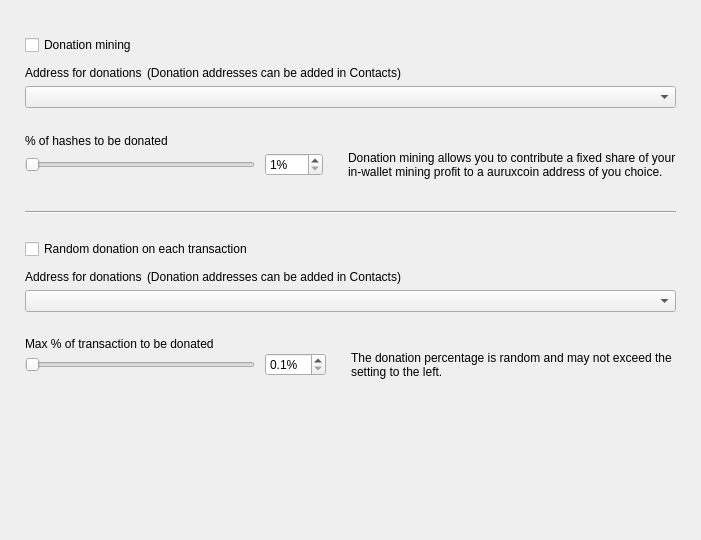
<?xml version="1.0" encoding="UTF-8"?>
<ui version="4.0">
 <class>DonationOptionsFrame</class>
 <widget class="QFrame" name="DonationOptionsFrame">
  <property name="geometry">
   <rect>
    <x>0</x>
    <y>0</y>
    <width>701</width>
    <height>540</height>
   </rect>
  </property>
  <property name="windowTitle">
   <string>Frame</string>
  </property>
  <property name="frameShape">
   <enum>QFrame::NoFrame</enum>
  </property>
  <property name="frameShadow">
   <enum>QFrame::Raised</enum>
  </property>
  <layout class="QVBoxLayout" name="verticalLayout">
   <property name="spacing">
    <number>10</number>
   </property>
   <property name="leftMargin">
    <number>25</number>
   </property>
   <property name="topMargin">
    <number>35</number>
   </property>
   <property name="rightMargin">
    <number>25</number>
   </property>
   <property name="bottomMargin">
    <number>0</number>
   </property>
   <item>
    <widget class="QCheckBox" name="m_enableDonationMiningCheck">
     <property name="text">
      <string>Donation mining</string>
     </property>
    </widget>
   </item>
   <item>
    <widget class="QFrame" name="m_donationMiningFrame">
     <property name="frameShape">
      <enum>QFrame::NoFrame</enum>
     </property>
     <property name="frameShadow">
      <enum>QFrame::Raised</enum>
     </property>
     <layout class="QGridLayout" name="gridLayout" columnstretch="1,0,0,1">
      <property name="leftMargin">
       <number>0</number>
      </property>
      <property name="topMargin">
       <number>0</number>
      </property>
      <property name="rightMargin">
       <number>0</number>
      </property>
      <property name="bottomMargin">
       <number>0</number>
      </property>
      <property name="horizontalSpacing">
       <number>10</number>
      </property>
      <property name="verticalSpacing">
       <number>0</number>
      </property>
      <item row="2" column="0" colspan="4">
       <widget class="QComboBox" name="m_donationMiningAddressCombo"/>
      </item>
      <item row="3" column="0" colspan="4">
       <spacer name="verticalSpacer_2">
        <property name="orientation">
         <enum>Qt::Vertical</enum>
        </property>
        <property name="sizeType">
         <enum>QSizePolicy::Fixed</enum>
        </property>
        <property name="sizeHint" stdset="0">
         <size>
          <width>20</width>
          <height>25</height>
         </size>
        </property>
       </spacer>
      </item>
      <item row="4" column="0" colspan="4">
       <widget class="WalletGui::WalletNormalBlackTextLabel" name="label_2">
        <property name="minimumSize">
         <size>
          <width>0</width>
          <height>16</height>
         </size>
        </property>
        <property name="text">
         <string>% of hashes to be donated</string>
        </property>
        <property name="indent">
         <number>0</number>
        </property>
       </widget>
      </item>
      <item row="5" column="1">
       <widget class="QSpinBox" name="m_donationMiningAmountSpin">
        <property name="suffix">
         <string>%</string>
        </property>
        <property name="minimum">
         <number>1</number>
        </property>
        <property name="maximum">
         <number>100</number>
        </property>
       </widget>
      </item>
      <item row="5" column="0">
       <widget class="QSlider" name="m_donationMiningAmountSlider">
        <property name="maximumSize">
         <size>
          <width>230</width>
          <height>16777215</height>
         </size>
        </property>
        <property name="minimum">
         <number>1</number>
        </property>
        <property name="maximum">
         <number>100</number>
        </property>
        <property name="orientation">
         <enum>Qt::Horizontal</enum>
        </property>
       </widget>
      </item>
      <item row="5" column="2">
       <spacer name="horizontalSpacer">
        <property name="orientation">
         <enum>Qt::Horizontal</enum>
        </property>
        <property name="sizeType">
         <enum>QSizePolicy::Fixed</enum>
        </property>
        <property name="sizeHint" stdset="0">
         <size>
          <width>5</width>
          <height>20</height>
         </size>
        </property>
       </spacer>
      </item>
      <item row="5" column="3" alignment="Qt::AlignVCenter">
       <widget class="WalletGui::WalletSmallGrayTextLabel" name="m_donationMiningCommentLabel">
        <property name="minimumSize">
         <size>
          <width>0</width>
          <height>32</height>
         </size>
        </property>
        <property name="text">
         <string>Donation mining allows you to contribute a fixed share of your in-wallet mining profit to a auruxcoin address of you choice.</string>
        </property>
        <property name="wordWrap">
         <bool>true</bool>
        </property>
        <property name="indent">
         <number>0</number>
        </property>
       </widget>
      </item>
      <item row="1" column="0" colspan="4">
       <spacer name="verticalSpacer_6">
        <property name="orientation">
         <enum>Qt::Vertical</enum>
        </property>
        <property name="sizeType">
         <enum>QSizePolicy::Fixed</enum>
        </property>
        <property name="sizeHint" stdset="0">
         <size>
          <width>20</width>
          <height>5</height>
         </size>
        </property>
       </spacer>
      </item>
      <item row="0" column="0" colspan="4">
       <layout class="QHBoxLayout" name="horizontalLayout" stretch="0,1">
        <property name="spacing">
         <number>5</number>
        </property>
        <property name="leftMargin">
         <number>0</number>
        </property>
        <item>
         <widget class="WalletGui::WalletNormalBlackTextLabel" name="label">
          <property name="minimumSize">
           <size>
            <width>0</width>
            <height>16</height>
           </size>
          </property>
          <property name="text">
           <string>Address for donations</string>
          </property>
          <property name="indent">
           <number>0</number>
          </property>
         </widget>
        </item>
        <item>
         <widget class="WalletGui::WalletSmallGrayTextLabel" name="label_5">
          <property name="text">
           <string>(Donation addresses can be added in Contacts)</string>
          </property>
         </widget>
        </item>
       </layout>
      </item>
     </layout>
    </widget>
   </item>
   <item>
    <spacer name="verticalSpacer_3">
     <property name="orientation">
      <enum>Qt::Vertical</enum>
     </property>
     <property name="sizeType">
      <enum>QSizePolicy::Fixed</enum>
     </property>
     <property name="sizeHint" stdset="0">
      <size>
       <width>20</width>
       <height>20</height>
      </size>
     </property>
    </spacer>
   </item>
   <item>
    <widget class="Line" name="line">
     <property name="frameShadow">
      <enum>QFrame::Sunken</enum>
     </property>
     <property name="orientation">
      <enum>Qt::Horizontal</enum>
     </property>
    </widget>
   </item>
   <item>
    <spacer name="verticalSpacer_4">
     <property name="orientation">
      <enum>Qt::Vertical</enum>
     </property>
     <property name="sizeType">
      <enum>QSizePolicy::Fixed</enum>
     </property>
     <property name="sizeHint" stdset="0">
      <size>
       <width>20</width>
       <height>15</height>
      </size>
     </property>
    </spacer>
   </item>
   <item>
    <widget class="QCheckBox" name="m_enableDonationChangeCheck">
     <property name="text">
      <string>Random donation on each transaction</string>
     </property>
    </widget>
   </item>
   <item>
    <widget class="QFrame" name="m_donationChangeFrame">
     <property name="frameShape">
      <enum>QFrame::NoFrame</enum>
     </property>
     <property name="frameShadow">
      <enum>QFrame::Raised</enum>
     </property>
     <layout class="QGridLayout" name="gridLayout_2" columnstretch="1,0,0,1">
      <property name="leftMargin">
       <number>0</number>
      </property>
      <property name="topMargin">
       <number>0</number>
      </property>
      <property name="rightMargin">
       <number>0</number>
      </property>
      <property name="bottomMargin">
       <number>0</number>
      </property>
      <property name="horizontalSpacing">
       <number>10</number>
      </property>
      <property name="verticalSpacing">
       <number>0</number>
      </property>
      <item row="3" column="0" colspan="4">
       <spacer name="verticalSpacer_5">
        <property name="orientation">
         <enum>Qt::Vertical</enum>
        </property>
        <property name="sizeType">
         <enum>QSizePolicy::Fixed</enum>
        </property>
        <property name="sizeHint" stdset="0">
         <size>
          <width>20</width>
          <height>25</height>
         </size>
        </property>
       </spacer>
      </item>
      <item row="4" column="0" colspan="4">
       <widget class="WalletGui::WalletNormalBlackTextLabel" name="label_3">
        <property name="text">
         <string>Max % of transaction to be donated</string>
        </property>
        <property name="indent">
         <number>0</number>
        </property>
       </widget>
      </item>
      <item row="5" column="0">
       <widget class="QSlider" name="m_donationChangeAmountSlider">
        <property name="maximumSize">
         <size>
          <width>230</width>
          <height>16777215</height>
         </size>
        </property>
        <property name="minimum">
         <number>1</number>
        </property>
        <property name="maximum">
         <number>100</number>
        </property>
        <property name="orientation">
         <enum>Qt::Horizontal</enum>
        </property>
       </widget>
      </item>
      <item row="2" column="0" colspan="4">
       <widget class="QComboBox" name="m_donationChangeAddressCombo"/>
      </item>
      <item row="5" column="3" alignment="Qt::AlignVCenter">
       <widget class="WalletGui::WalletSmallGrayTextLabel" name="m_donationChangeCommentLabel">
        <property name="text">
         <string>The donation percentage is random and may not exceed the setting to the left.</string>
        </property>
        <property name="wordWrap">
         <bool>true</bool>
        </property>
        <property name="indent">
         <number>0</number>
        </property>
       </widget>
      </item>
      <item row="5" column="1">
       <widget class="QDoubleSpinBox" name="m_donationChangeAmountSpin">
        <property name="suffix">
         <string>%</string>
        </property>
        <property name="decimals">
         <number>1</number>
        </property>
        <property name="minimum">
         <double>0.100000000000000</double>
        </property>
        <property name="maximum">
         <double>10.000000000000000</double>
        </property>
        <property name="singleStep">
         <double>0.100000000000000</double>
        </property>
       </widget>
      </item>
      <item row="5" column="2">
       <spacer name="horizontalSpacer_2">
        <property name="orientation">
         <enum>Qt::Horizontal</enum>
        </property>
        <property name="sizeType">
         <enum>QSizePolicy::Fixed</enum>
        </property>
        <property name="sizeHint" stdset="0">
         <size>
          <width>5</width>
          <height>20</height>
         </size>
        </property>
       </spacer>
      </item>
      <item row="1" column="0" colspan="4">
       <spacer name="verticalSpacer_7">
        <property name="orientation">
         <enum>Qt::Vertical</enum>
        </property>
        <property name="sizeType">
         <enum>QSizePolicy::Fixed</enum>
        </property>
        <property name="sizeHint" stdset="0">
         <size>
          <width>20</width>
          <height>5</height>
         </size>
        </property>
       </spacer>
      </item>
      <item row="0" column="0" colspan="4">
       <layout class="QHBoxLayout" name="horizontalLayout_2" stretch="0,1">
        <property name="spacing">
         <number>5</number>
        </property>
        <property name="leftMargin">
         <number>0</number>
        </property>
        <item>
         <widget class="WalletGui::WalletNormalBlackTextLabel" name="label_4">
          <property name="minimumSize">
           <size>
            <width>0</width>
            <height>16</height>
           </size>
          </property>
          <property name="text">
           <string>Address for donations</string>
          </property>
          <property name="indent">
           <number>0</number>
          </property>
         </widget>
        </item>
        <item>
         <widget class="WalletGui::WalletSmallGrayTextLabel" name="label_6">
          <property name="text">
           <string>(Donation addresses can be added in Contacts)</string>
          </property>
         </widget>
        </item>
       </layout>
      </item>
     </layout>
    </widget>
   </item>
   <item>
    <spacer name="verticalSpacer">
     <property name="orientation">
      <enum>Qt::Vertical</enum>
     </property>
     <property name="sizeType">
      <enum>QSizePolicy::Expanding</enum>
     </property>
     <property name="sizeHint" stdset="0">
      <size>
       <width>20</width>
       <height>10</height>
      </size>
     </property>
    </spacer>
   </item>
  </layout>
 </widget>
 <customwidgets>
  <customwidget>
   <class>WalletGui::WalletSmallGrayTextLabel</class>
   <extends>QLabel</extends>
   <header>Gui/Common/WalletTextLabel.h</header>
  </customwidget>
  <customwidget>
   <class>WalletGui::WalletNormalBlackTextLabel</class>
   <extends>QLabel</extends>
   <header>Gui/Common/WalletTextLabel.h</header>
  </customwidget>
 </customwidgets>
 <resources/>
 <connections>
  <connection>
   <sender>m_enableDonationMiningCheck</sender>
   <signal>toggled(bool)</signal>
   <receiver>m_donationMiningFrame</receiver>
   <slot>setEnabled(bool)</slot>
   <hints>
    <hint type="sourcelabel">
     <x>353</x>
     <y>41</y>
    </hint>
    <hint type="destinationlabel">
     <x>350</x>
     <y>115</y>
    </hint>
   </hints>
  </connection>
  <connection>
   <sender>m_donationMiningAmountSlider</sender>
   <signal>valueChanged(int)</signal>
   <receiver>DonationOptionsFrame</receiver>
   <slot>donationMiningAmountChanged(int)</slot>
   <hints>
    <hint type="sourcelabel">
     <x>187</x>
     <y>155</y>
    </hint>
    <hint type="destinationlabel">
     <x>350</x>
     <y>269</y>
    </hint>
   </hints>
  </connection>
  <connection>
   <sender>m_donationMiningAmountSpin</sender>
   <signal>valueChanged(int)</signal>
   <receiver>DonationOptionsFrame</receiver>
   <slot>donationMiningAmountChanged(int)</slot>
   <hints>
    <hint type="sourcelabel">
     <x>391</x>
     <y>155</y>
    </hint>
    <hint type="destinationlabel">
     <x>350</x>
     <y>269</y>
    </hint>
   </hints>
  </connection>
  <connection>
   <sender>m_enableDonationChangeCheck</sender>
   <signal>toggled(bool)</signal>
   <receiver>m_donationChangeFrame</receiver>
   <slot>setEnabled(bool)</slot>
   <hints>
    <hint type="sourcelabel">
     <x>353</x>
     <y>237</y>
    </hint>
    <hint type="destinationlabel">
     <x>350</x>
     <y>328</y>
    </hint>
   </hints>
  </connection>
  <connection>
   <sender>m_donationChangeAmountSlider</sender>
   <signal>valueChanged(int)</signal>
   <receiver>DonationOptionsFrame</receiver>
   <slot>donationChangeAmountChanged(int)</slot>
   <hints>
    <hint type="sourcelabel">
     <x>187</x>
     <y>385</y>
    </hint>
    <hint type="destinationlabel">
     <x>350</x>
     <y>269</y>
    </hint>
   </hints>
  </connection>
  <connection>
   <sender>m_donationChangeAmountSpin</sender>
   <signal>valueChanged(double)</signal>
   <receiver>DonationOptionsFrame</receiver>
   <slot>donationChangeAmountChanged(double)</slot>
   <hints>
    <hint type="sourcelabel">
     <x>433</x>
     <y>353</y>
    </hint>
    <hint type="destinationlabel">
     <x>350</x>
     <y>269</y>
    </hint>
   </hints>
  </connection>
 </connections>
 <slots>
  <slot>donationMiningAmountChanged(int)</slot>
  <slot>donationChangeAmountChanged(int)</slot>
  <slot>donationChangeAmountChanged(double)</slot>
 </slots>
</ui>
